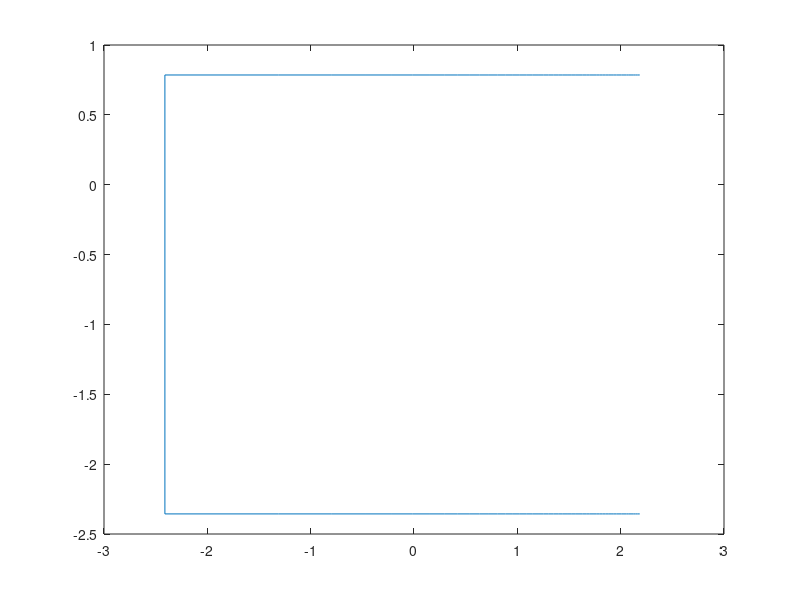

Write the MATLAB code that produced this figure.
clc; clear; close;

f = @(z) log(z);

x = linspace(-2*pi, 2*pi);
y = linspace(-2*pi, 2*pi);
z = complex(x, y);

plot(f(z))
